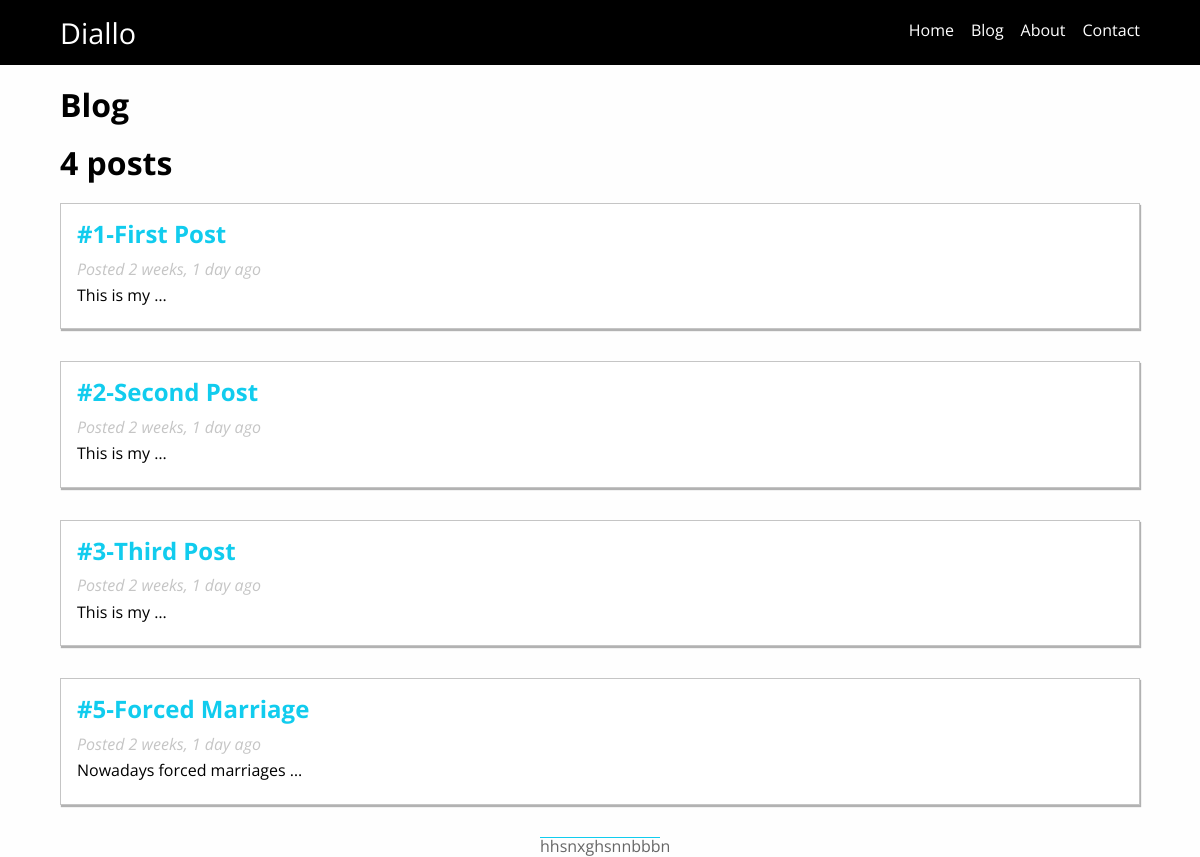
Screenshot of /blog/ with the database file from the repository.
### blog/models.py (models this page shows, shortened)
class TimespamtedModel(models.Model):
	created_at = models.DateTimeField(auto_now_add=True)
	updated_at = models.DateTimeField(auto_now=True)
	class Meta:
		abstract = True

class Post(TimespamtedModel):
	title = models.CharField(max_length=255)
	body = models.TextField()

### blog/views.py (the view)
def index(request):
	posts = Post.objects.all()
	return render(request, 'blog/index.html', {'posts': posts})

### blog/templates/blog/index.html (shortened to what this page needs)
{% extends 'blog/base.html'%}
{% load static %}
{% block body %}
	<h1> {{ posts|length }} posts </h1>
	{% for post in posts %}
			<article>
			<h2 class="title">
			 <a href="{% url 'blog:show' post.id %}">#{{post.id}}-{{post.title}} </a>
			</h2>
			<p class="time">
				<time datetime="{{post.created_at|date:'Y-m-d'}}">Posted {{post.created_at|timesince}} ago
				</time>
			</p>
			<p class="content">{{post.body | truncatewords:3}}
			</p>
			</article>
	{% empty %}
		<p> No post available </p>
	{% endfor %}
{% endblock %}

### blog/templates/blog/base.html
{% extends 'layouts/base.html' %}
{% load static %}
{% block stylesheets %}
	<link rel="stylesheet" type="text/css" href="{% static 'blog/css/styles.css'%}">
{% endblock %}
{% block content %}
	<h1>Blog</h1>
	{% block body %} {% endblock %}
{% endblock content %}

### templates/layouts/base.html (shortened to what this page needs)
{% load static %}
<!DOCTYPE html>
<html>
<head>
	<link rel="stylesheet" type="text/css" href="https://cdnjs.cloudflare.com/ajax/libs/normalize/8.0.1/normalize.min.css">
	<link rel="stylesheet" type="text/css" href="{% static 'css/styles.css' %}">
	{% block stylesheets %} {% endblock %}
</head>
<body>
{% include 'layouts/nav.html' %}
<div class="wrapper">
	{% block content %} {% endblock %}
</div>
{% include 'layouts/footer.html' %}
</body>
</html>

### templates/layouts/nav.html
<nav class="navbar">
	<div class="wrapper">
		<a href="{% url 'home' %}" class="navbar-brand">Diallo</a>
		<ul class="navbar-rigth">
			<li><a href="{% url 'home' %}">Home</a></li>
			<li><a href="{% url 'blog:index' %}">Blog</a></li>
			<li><a href="{% url 'about' %}">About</a></li>
			<li><a href="{% url 'contact' %}">Contact</a></li>
		</ul>
	</div>
</nav>

### templates/layouts/footer.html
<footer class="footer text-center">
	<p>hhsnxghsnnbbbn</p>
</footer>

### static/css/styles.css (style rules this page uses)
* { margin: 0; padding: 0; }
.wrapper { width: 1440px; max-width: 90%; margin: 0 auto; }
.text-center { text-align: center; }
body { font-family: 'Open Sans', Helvetica, Arial, sans-serif; background-color: #fefefe; }
.navbar { background-color: #000; border-top: 4px solide #1ce; padding: 1em 0; }
.navbar .navbar-brand { font-size: 1.8em; color: #fff; text-decoration: none; }
.navbar .navbar-rigth { float: right; }
.navbar .navbar-rigth li { display: inline-block; list-style: none; margin-top: 0.3em; margin-right: 0.8em; }
.navbar .navbar-rigth li:last-child { margin-right: 0; }
.navbar .navbar-rigth li a { color: #fff; text-decoration: none; }
.footer { margin-top: 3em; color: rgba(0, 0, 0, 0.6); }
.footer { content: " "; display: block; height: 1px; background-color: #1ce; width: 10%; margin: 0.5em auto; }

### blog/static/blog/css/styles.css (style rules this page uses)
article { background-color: #fff; border: 1px solid #c5c5c5; margin-bottom: 2em; padding: 1em; box-shadow: 1px 2px 1px rgba(0, 0, 0, 0.3); }
article .title { margin-bottom: 0.5em; }
article .title a { color: #1ce; text-decoration: none; }
article .time { font-style: italic; color: #c5c5c5; }
article .content { padding: 0.5em 0; }

### rows the page displays
Post: id "1", title "First Post", created_at "2 weeks, 1 day", body "This is my …"
Post: id "2", title "Second Post", created_at "2 weeks, 1 day", body "This is my …"
Post: id "3", title "Third Post", created_at "2 weeks, 1 day", body "This is my …"
Post: id "5", title "Forced Marriage", created_at "2 weeks, 1 day", body "Nowadays forced marriages …"

### other values shown
{{ posts|length }} "4"
